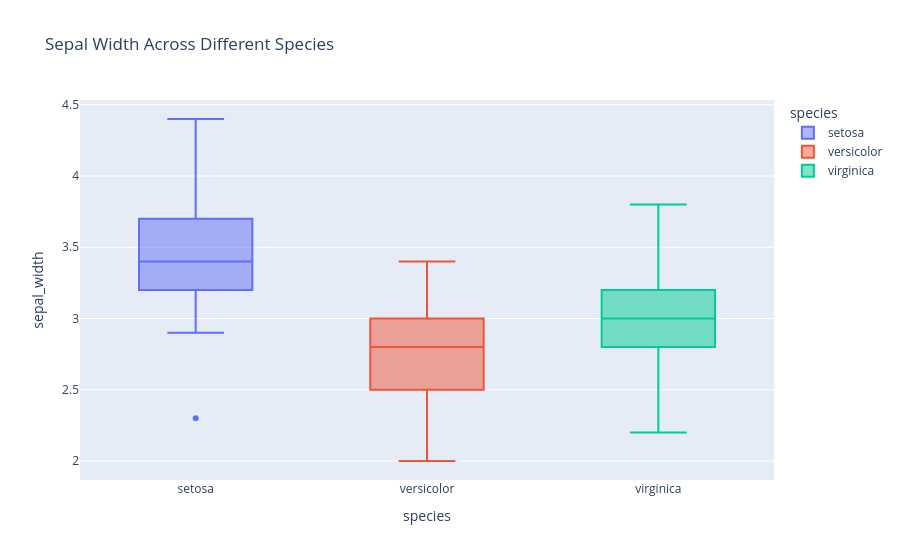
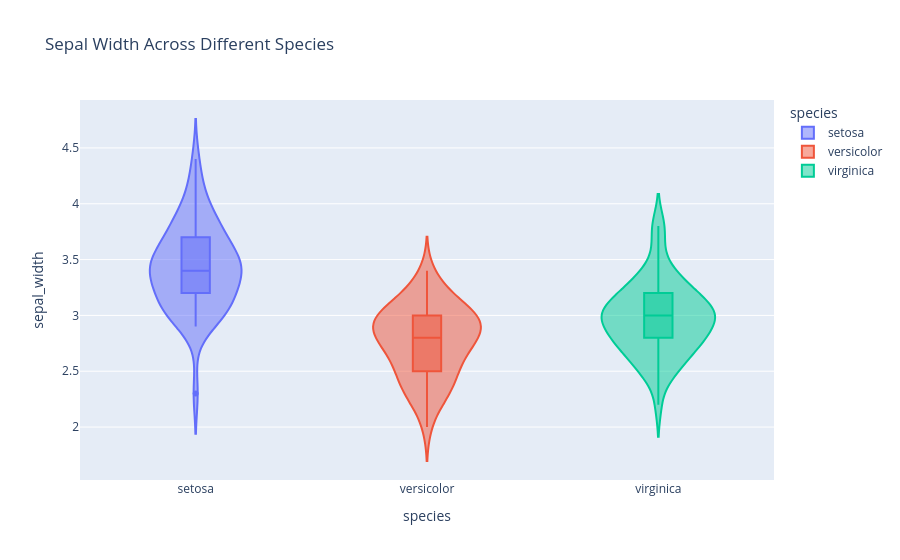

Write notebook code for charts like these, in order.
### Markdown cell above
## Box Plot & Violin Plot

### Code cell
import pandas as pd
import plotly.express as px

df = pd.read_csv(r"D:\PROJECT TASHA\PYTHON\learning\streamlit\data\iris.csv")

print(df.columns)

plot = px.box(data_frame=df,
              x='species',
              y='sepal_width', 
              color='species',
              title='Sepal Width Across Different Species')

plot.show()

plot1 = px.violin(
    data_frame=df,
              x='species',
              y='sepal_width', 
              color='species',
              box=True,
              title='Sepal Width Across Different Species'
)

plot1.show()

### Figure 1 — Plotly figure (JSON) as saved in the notebook; plotly's stock layout.template omitted (floating-point values rounded to 4 significant figures)
{"data": [{"alignmentgroup": "True", "hovertemplate": "species=%{x}<br>sepal_width=%{y}<extra></extra>", "legendgroup": "setosa", "marker": {"color": "#636efa"}, "name": "setosa", "notched": false, "offsetgroup": "setosa", "orientation": "v", "showlegend": true, "type": "box", "x": ["setosa", "setosa", "setosa", "setosa", "setosa", "setosa", "setosa", "setosa", "setosa", "setosa", "setosa", "setosa", "setosa", "setosa", "setosa", "setosa", "setosa", "setosa", "setosa", "setosa", "setosa", "setosa", "setosa", "setosa", "setosa", "setosa", "setosa", "setosa", "setosa", "setosa", "setosa", "setosa", "setosa", "setosa", "setosa", "setosa", "setosa", "setosa", "setosa", "setosa", "setosa", "setosa", "setosa", "setosa", "setosa", "setosa", "setosa", "setosa", "setosa", "setosa"], "x0": " ", "xaxis": "x", "y": [3.5, 3.0, 3.2, 3.1, 3.6, 3.9, 3.4, 3.4, 2.9, 3.1, 3.7, 3.4, 3.0, 3.0, 4.0, 4.4, 3.9, 3.5, 3.8, 3.8, 3.4, 3.7, 3.6, 3.3, 3.4, 3.0, 3.4, 3.5, 3.4, 3.2, 3.1, 3.4, 4.1, 4.2, 3.1, 3.2, 3.5, 3.6, 3.0, 3.4, 3.5, 2.3, 3.2, 3.5, 3.8, 3.0, 3.8, 3.2, 3.7, 3.3], "y0": " ", "yaxis": "y"}, {"alignmentgroup": "True", "hovertemplate": "species=%{x}<br>sepal_width=%{y}<extra></extra>", "legendgroup": "versicolor", "marker": {"color": "#EF553B"}, "name": "versicolor", "notched": false, "offsetgroup": "versicolor", "orientation": "v", "showlegend": true, "type": "box", "x": ["versicolor", "versicolor", "versicolor", "versicolor", "versicolor", "versicolor", "versicolor", "versicolor", "versicolor", "versicolor", "versicolor", "versicolor", "versicolor", "versicolor", "versicolor", "versicolor", "versicolor", "versicolor", "versicolor", "versicolor", "versicolor", "versicolor", "versicolor", "versicolor", "versicolor", "versicolor", "versicolor", "versicolor", "versicolor", "versicolor", "versicolor", "versicolor", "versicolor", "versicolor", "versicolor", "versicolor", "versicolor", "versicolor", "versicolor", "versicolor", "versicolor", "versicolor", "versicolor", "versicolor", "versicolor", "versicolor", "versicolor", "versicolor", "versicolor", "versicolor"], "x0": " ", "xaxis": "x", "y": [3.2, 3.2, 3.1, 2.3, 2.8, 2.8, 3.3, 2.4, 2.9, 2.7, 2.0, 3.0, 2.2, 2.9, 2.9, 3.1, 3.0, 2.7, 2.2, 2.5, 3.2, 2.8, 2.5, 2.8, 2.9, 3.0, 2.8, 3.0, 2.9, 2.6, 2.4, 2.4, 2.7, 2.7, 3.0, 3.4, 3.1, 2.3, 3.0, 2.5, 2.6, 3.0, 2.6, 2.3, 2.7, 3.0, 2.9, 2.9, 2.5, 2.8], "y0": " ", "yaxis": "y"}, {"alignmentgroup": "True", "hovertemplate": "species=%{x}<br>sepal_width=%{y}<extra></extra>", "legendgroup": "virginica", "marker": {"color": "#00cc96"}, "name": "virginica", "notched": false, "offsetgroup": "virginica", "orientation": "v", "showlegend": true, "type": "box", "x": ["virginica", "virginica", "virginica", "virginica", "virginica", "virginica", "virginica", "virginica", "virginica", "virginica", "virginica", "virginica", "virginica", "virginica", "virginica", "virginica", "virginica", "virginica", "virginica", "virginica", "virginica", "virginica", "virginica", "virginica", "virginica", "virginica", "virginica", "virginica", "virginica", "virginica", "virginica", "virginica", "virginica", "virginica", "virginica", "virginica", "virginica", "virginica", "virginica", "virginica", "virginica", "virginica", "virginica", "virginica", "virginica", "virginica", "virginica", "virginica", "virginica", "virginica"], "x0": " ", "xaxis": "x", "y": [3.3, 2.7, 3.0, 2.9, 3.0, 3.0, 2.5, 2.9, 2.5, 3.6, 3.2, 2.7, 3.0, 2.5, 2.8, 3.2, 3.0, 3.8, 2.6, 2.2, 3.2, 2.8, 2.8, 2.7, 3.3, 3.2, 2.8, 3.0, 2.8, 3.0, 2.8, 3.8, 2.8, 2.8, 2.6, 3.0, 3.4, 3.1, 3.0, 3.1, 3.1, 3.1, 2.7, 3.2, 3.3, 3.0, 2.5, 3.0, 3.4, 3.0], "y0": " ", "yaxis": "y"}], "layout": {"boxmode": "overlay", "legend": {"title": {"text": "species"}, "tracegroupgap": 0}, "title": {"text": "Sepal Width Across Different Species"}, "xaxis": {"anchor": "y", "categoryarray": ["setosa", "versicolor", "virginica"], "categoryorder": "array", "domain": [0, 1], "title": {"text": "species"}}, "yaxis": {"anchor": "x", "domain": [0, 1], "title": {"text": "sepal_width"}}}}

### Figure 2 — Plotly figure (JSON) as saved in the notebook; plotly's stock layout.template omitted (floating-point values rounded to 4 significant figures)
{"data": [{"alignmentgroup": "True", "box": {"visible": true}, "hovertemplate": "species=%{x}<br>sepal_width=%{y}<extra></extra>", "legendgroup": "setosa", "marker": {"color": "#636efa"}, "name": "setosa", "offsetgroup": "setosa", "orientation": "v", "scalegroup": "True", "showlegend": true, "type": "violin", "x": ["setosa", "setosa", "setosa", "setosa", "setosa", "setosa", "setosa", "setosa", "setosa", "setosa", "setosa", "setosa", "setosa", "setosa", "setosa", "setosa", "setosa", "setosa", "setosa", "setosa", "setosa", "setosa", "setosa", "setosa", "setosa", "setosa", "setosa", "setosa", "setosa", "setosa", "setosa", "setosa", "setosa", "setosa", "setosa", "setosa", "setosa", "setosa", "setosa", "setosa", "setosa", "setosa", "setosa", "setosa", "setosa", "setosa", "setosa", "setosa", "setosa", "setosa"], "x0": " ", "xaxis": "x", "y": [3.5, 3.0, 3.2, 3.1, 3.6, 3.9, 3.4, 3.4, 2.9, 3.1, 3.7, 3.4, 3.0, 3.0, 4.0, 4.4, 3.9, 3.5, 3.8, 3.8, 3.4, 3.7, 3.6, 3.3, 3.4, 3.0, 3.4, 3.5, 3.4, 3.2, 3.1, 3.4, 4.1, 4.2, 3.1, 3.2, 3.5, 3.6, 3.0, 3.4, 3.5, 2.3, 3.2, 3.5, 3.8, 3.0, 3.8, 3.2, 3.7, 3.3], "y0": " ", "yaxis": "y"}, {"alignmentgroup": "True", "box": {"visible": true}, "hovertemplate": "species=%{x}<br>sepal_width=%{y}<extra></extra>", "legendgroup": "versicolor", "marker": {"color": "#EF553B"}, "name": "versicolor", "offsetgroup": "versicolor", "orientation": "v", "scalegroup": "True", "showlegend": true, "type": "violin", "x": ["versicolor", "versicolor", "versicolor", "versicolor", "versicolor", "versicolor", "versicolor", "versicolor", "versicolor", "versicolor", "versicolor", "versicolor", "versicolor", "versicolor", "versicolor", "versicolor", "versicolor", "versicolor", "versicolor", "versicolor", "versicolor", "versicolor", "versicolor", "versicolor", "versicolor", "versicolor", "versicolor", "versicolor", "versicolor", "versicolor", "versicolor", "versicolor", "versicolor", "versicolor", "versicolor", "versicolor", "versicolor", "versicolor", "versicolor", "versicolor", "versicolor", "versicolor", "versicolor", "versicolor", "versicolor", "versicolor", "versicolor", "versicolor", "versicolor", "versicolor"], "x0": " ", "xaxis": "x", "y": [3.2, 3.2, 3.1, 2.3, 2.8, 2.8, 3.3, 2.4, 2.9, 2.7, 2.0, 3.0, 2.2, 2.9, 2.9, 3.1, 3.0, 2.7, 2.2, 2.5, 3.2, 2.8, 2.5, 2.8, 2.9, 3.0, 2.8, 3.0, 2.9, 2.6, 2.4, 2.4, 2.7, 2.7, 3.0, 3.4, 3.1, 2.3, 3.0, 2.5, 2.6, 3.0, 2.6, 2.3, 2.7, 3.0, 2.9, 2.9, 2.5, 2.8], "y0": " ", "yaxis": "y"}, {"alignmentgroup": "True", "box": {"visible": true}, "hovertemplate": "species=%{x}<br>sepal_width=%{y}<extra></extra>", "legendgroup": "virginica", "marker": {"color": "#00cc96"}, "name": "virginica", "offsetgroup": "virginica", "orientation": "v", "scalegroup": "True", "showlegend": true, "type": "violin", "x": ["virginica", "virginica", "virginica", "virginica", "virginica", "virginica", "virginica", "virginica", "virginica", "virginica", "virginica", "virginica", "virginica", "virginica", "virginica", "virginica", "virginica", "virginica", "virginica", "virginica", "virginica", "virginica", "virginica", "virginica", "virginica", "virginica", "virginica", "virginica", "virginica", "virginica", "virginica", "virginica", "virginica", "virginica", "virginica", "virginica", "virginica", "virginica", "virginica", "virginica", "virginica", "virginica", "virginica", "virginica", "virginica", "virginica", "virginica", "virginica", "virginica", "virginica"], "x0": " ", "xaxis": "x", "y": [3.3, 2.7, 3.0, 2.9, 3.0, 3.0, 2.5, 2.9, 2.5, 3.6, 3.2, 2.7, 3.0, 2.5, 2.8, 3.2, 3.0, 3.8, 2.6, 2.2, 3.2, 2.8, 2.8, 2.7, 3.3, 3.2, 2.8, 3.0, 2.8, 3.0, 2.8, 3.8, 2.8, 2.8, 2.6, 3.0, 3.4, 3.1, 3.0, 3.1, 3.1, 3.1, 2.7, 3.2, 3.3, 3.0, 2.5, 3.0, 3.4, 3.0], "y0": " ", "yaxis": "y"}], "layout": {"legend": {"title": {"text": "species"}, "tracegroupgap": 0}, "title": {"text": "Sepal Width Across Different Species"}, "violinmode": "overlay", "xaxis": {"anchor": "y", "categoryarray": ["setosa", "versicolor", "virginica"], "categoryorder": "array", "domain": [0, 1], "title": {"text": "species"}}, "yaxis": {"anchor": "x", "domain": [0, 1], "title": {"text": "sepal_width"}}}}
